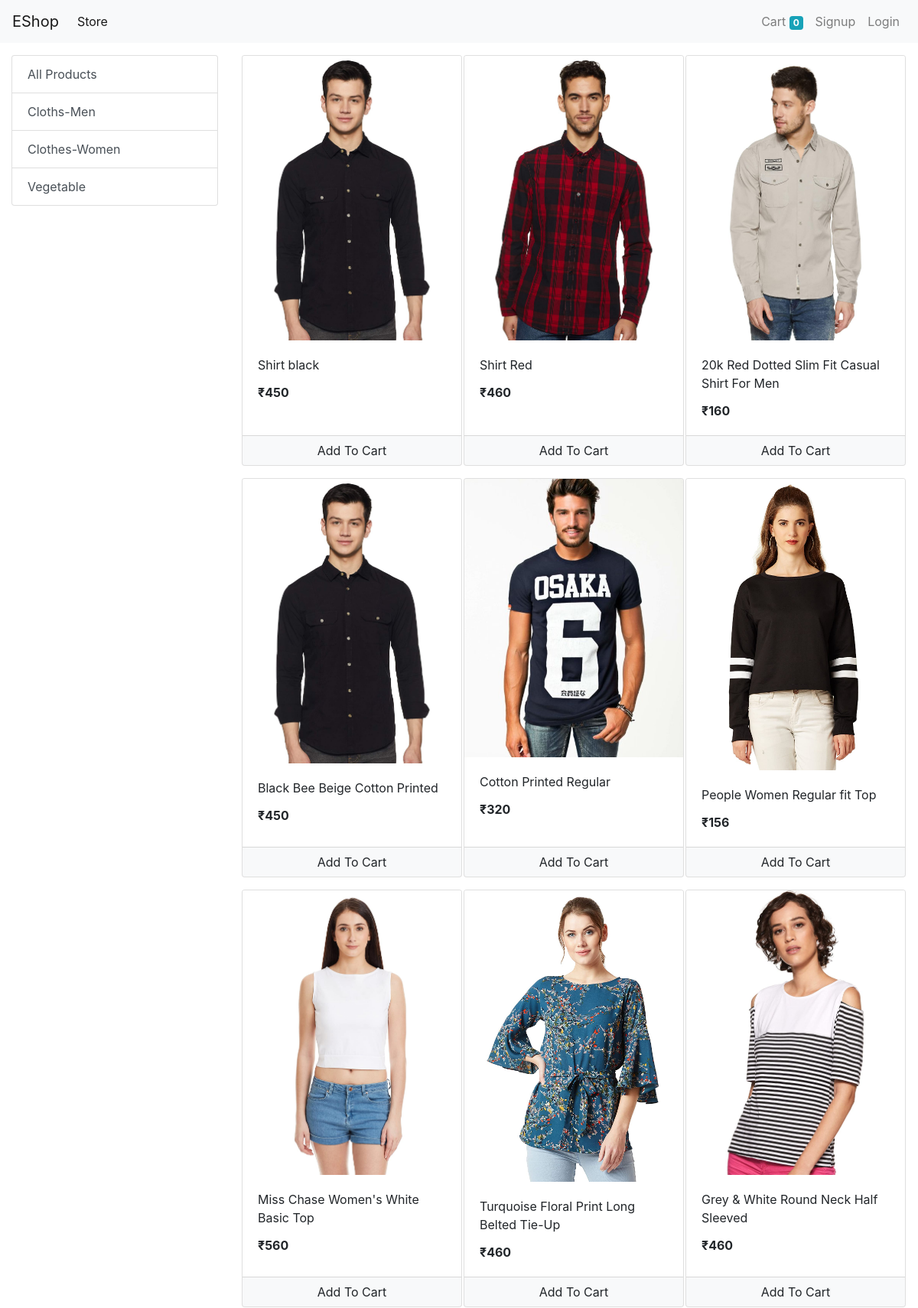
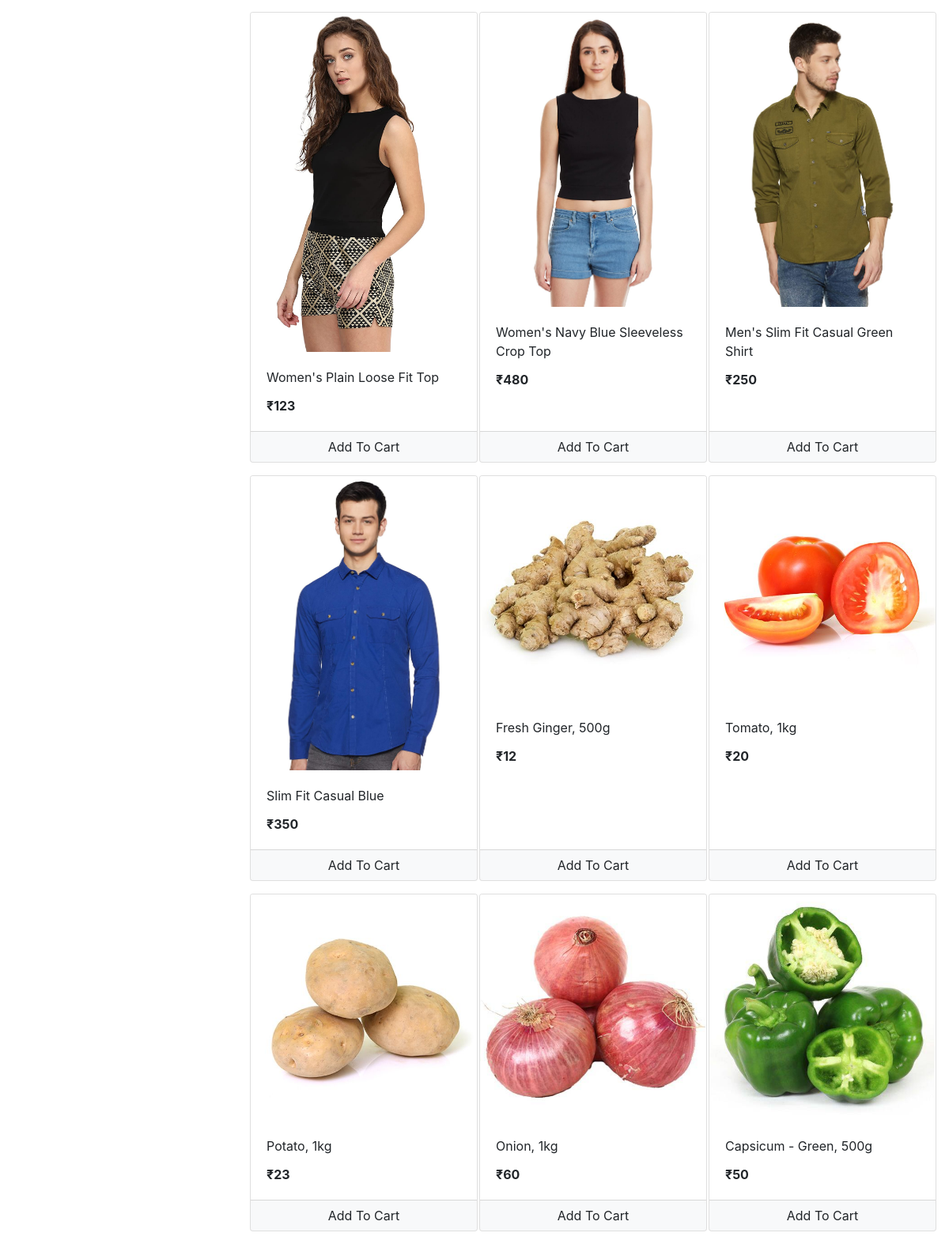
The app's page /store with its own data (2 pictures, top to bottom).
### store/models/category.py (models this page shows, shortened)
class Category(models.Model):
    name = models.CharField(max_length=20)
    @staticmethod
    def get_all_categories():
        return Category.objects.all()

### store/models/product.py (models this page shows, shortened)
class Product(models.Model):
    name = models.CharField(max_length=50)
    price = models.IntegerField(default=0)
    category = models.ForeignKey(Category, on_delete=models.CASCADE, default=1)
    description = models.CharField(max_length=200, default='', null=True, blank=True)
    image = models.ImageField(upload_to='uploads/products/')
    @staticmethod
    def get_all_products():
        return Product.objects.all()

### store/views/home.py (the view)
# urls.py: path('', include('store.urls'))
def store(request):
    cart = request.session.get('cart')
    if not cart:
        request.session['cart'] = {}
    products = None
    categories = Category.get_all_categories()
    categoryID = request.GET.get('category')
    if categoryID:
        products = Product.get_all_products_by_categoryid(categoryID)
    else:
        products = Product.get_all_products();
    data = {}
    data['products'] = products
    data['categories'] = categories
    print('you are : ', request.session.get('email'))
    return render(request, 'index.html', data)

### store/templatetags/cart.py (called while the page is built)
@register.filter(name='is_in_cart')
def is_in_cart(product, cart):
    keys = cart.keys()
    for id in keys:
        if int(id) == product.id:
            return True
    return False;

### store/templatetags/custom_filter.py (called while the page is built)
@register.filter(name='currency')
def currency(number):
    return "₹" + str(number)

### store/templates/index.html (shortened to what this page needs)
{%extends 'base.html' %}
{% block content %}
{% load cart %}
{% load custom_filter %}
<div class="container-fluid mt-3">
    <div class="row">
        <div class="col-lg-3 mx-auto">
            <div class="list-group">
                <a href="/" class="list-group-item
                list-group-item-action">All Products</a>
                {% for category in categories %}
                <a href="/?category={{category.id}}" class="list-group-item
                list-group-item-action">{{category.name}}</a>
                {% endfor %}
            </div>
        </div>
        <div id="product" class="col-lg-9 mx-auto">
            <div class="row mx-auto">
                {% for product in products %}
                <div class="card mx-auto mb-3" id={{product.id}} style="width: 18rem;">
                    <img class="card-img-top" src="{{product.image.url}}" alt="Card image cap">
                    <div class="card-body">
                        <p class="card-title">{{product.name}}</p>
                        <p class="card-text"><b>{{product.price|currency}}</b></p>
                    </div>
                    <div class="card-footer p-0 nu-gutters">
                        {% if product|is_in_cart:request.session.cart %}
                        <div class="row nu-gutters">
                            <form action="/#{{product.id}}" class="col-2" method="post">
                                {% csrf_token %}
                                <input hidden type="text" name="product" value='{{product.id}}'>
                                <input hidden type="text" name="remove" value='True'>
                                <input type="submit" value="-" class="btn btn-block btn-light">
                            </form>
                            <div class="text-center col">{{product|cart_quantity:request.session.cart}} in Cart</div>
                            <form action="/#{{product.id}}" class="col-2" method="post">
                                {% csrf_token %}
                                <input hidden type="text" name="product" value='{{product.id}}'>
                                <input type="submit" value="+" class="btn btn-block btn-light">
                            </form>
                        </div>
                        {% else %}
                        <form action="/#{{product.id}}" method="POST" class="btn-block">
                            <input type="submit" class="float-right btn btn-light form-control" value="Add To Cart">
                        </form>
                        {% endif %}
                    </div>
                </div>
                {% endfor %}
            </div>
        </div>
    </div>
</div>
{% endblock %}

### store/templates/base.html (shortened to what this page needs)
<!doctype html>
<html lang="en">
<head>
    <link rel="stylesheet" href="https://cdn.jsdelivr.net/npm/bootstrap@4.0.0/dist/css/bootstrap.min.css"
>
</head>
<body>
<nav class="navbar navbar-expand-lg navbar-light bg-light">
    <a class="navbar-brand" href="/">EShop</a>
    <div class="collapse navbar-collapse" id="navbarSupportedContent">
        <ul class="navbar-nav mr-auto">
            <li class="nav-item active">
                <a class="nav-link" href="/store">Store <span class="sr-only">(current)</span></a>
            </li>
        </ul>
        <ul class="navbar-nav my-2 my-lg-0">
            <li class="nav-item">
                <a class="nav-link" href="/cart">Cart
                    <span class="badge badge-info">{{request.session.cart.keys|length}}</span>
                    <span class="sr-only">(current)</span></a>
            </li>
            {% if request.session.customer %}
            <li class="nav-item">
                <a class="nav-link" href="/orders">Orders<span class="sr-only">(current)</span></a>
            </li>
            <li class="nav-item">
                <a class="nav-link" href="/logout">Logout<span class="sr-only">(current)</span></a>
            </li>
            {% else %}
            <li class="nav-item">
                <a class="nav-link" href="/signup">Signup <span class="sr-only">(current)</span></a>
            </li>
            <li class="nav-item">
                <a class="nav-link" href="/login">Login <span class="sr-only">(current)</span></a>
            </li>
            {% endif %}
        </ul>
    </div>
</nav>
{% block content %}{% endblock %}
</body>
</html>

### records on screen
Category: name "Cloths-Men"
Category: name "Clothes-Women"
Category: name "Vegetable"
Product: image (picture), name "Shirt black", price "₹450"
Product: image (picture), name "Shirt Red", price "₹460"
Product: image (picture), name "20k Red Dotted Slim Fit Casual Shirt For Men", price "₹160"
Product: image (picture), name "Black Bee Beige Cotton Printed", price "₹450"
Product: image (picture), name "Cotton Printed Regular", price "₹320"
Product: image (picture), name "People Women Regular fit Top", price "₹156"
Product: image (picture), name "Miss Chase Women's White Basic Top", price "₹560"
Product: image (picture), name "Turquoise Floral Print Long Belted Tie-Up", price "₹460"
Product: image (picture), name "Grey & White Round Neck Half Sleeved", price "₹460"
Product: image (picture), name "Women's Plain Loose Fit Top", price "₹123"
Product: {{ product.id }} 18 (drawn), image (picture), name "Women's Navy Blue Sleeveless Crop Top", price "₹480"
Product: image (picture), name "Men's Slim Fit Casual Green Shirt", price "₹250"
Product: image (picture), name "Slim Fit Casual Blue", price "₹350"
Product: image (picture), name "Fresh Ginger, 500g", price "₹12"
Product: image (picture), name "Tomato, 1kg", price "₹20"
Product: image (picture), name "Potato, 1kg", price "₹23"
Product: image (picture), name "Onion, 1kg", price "₹60"
Product: image (picture), name "Capsicum - Green, 500g", price "₹50"

### other values on screen
{{ request.session.cart.keys|length }} "0"
